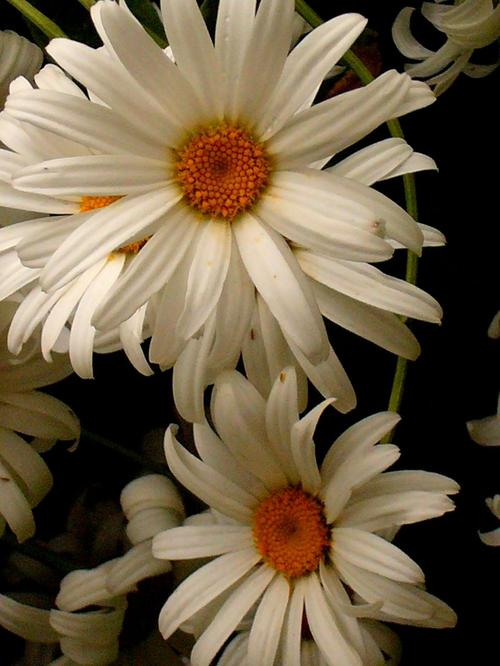
#> input picture flowers/test/daisy/1166535346_c10ec38f61_o.jpg, 500 x 666 px, given in place of 5419048_d1f570fdd0_k.jpg, which was not available
$ jupyter execute --allow-errors hog_hsv.ipynb   (text cells are left out)
#> lines starting #> are read from the running program, lines starting #| are printed output that depends on the picture; pictures that were not available may be replaced by others from this repository, and a replacement may not be noted
[cell 1]
import cv2
import matplotlib.pyplot as plt
from skimage.feature import hog
from skimage import exposure
import numpy as np

def extract_and_visualize_specific_hog_orientations(image_path):
    """
    Nhập vào một ảnh, trích xuất đặc trưng HOG và hiển thị các kênh định hướng
    được chỉ định (6, 7, 8, 9).

    Args:
        image_path (str): Đường dẫn đến file ảnh.
    """
    # 1. Đọc ảnh
    image = cv2.imread(image_path)
#> image is the input picture: shape (666, 500, 3); mean B, G, R 70.3, 94.5, 109.8
    if image is None:
        print(f"Lỗi: Không thể đọc ảnh từ đường dẫn {image_path}")
        return

    # Chuyển đổi ảnh từ BGR sang RGB để hiển thị với matplotlib
    image_rgb = cv2.cvtColor(image, cv2.COLOR_BGR2RGB)

    # 2. Chuyển đổi ảnh sang ảnh xám
    gray_image = cv2.cvtColor(image, cv2.COLOR_BGR2GRAY)
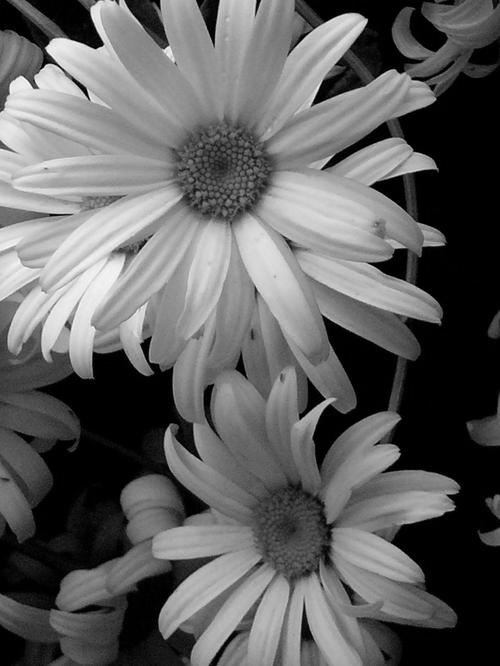
#> gray_image: shape (666, 500); min 0, max 252, mean 96.4

    print(f"Đang trích xuất đặc trưng HOG cho ảnh: {image_path}")

    # 3. Áp dụng HOG để trích xuất đặc trưng
    # Sử dụng 9 orientations, vì 6, 7, 8, 9 (tương ứng index 5, 6, 7, 8) nằm trong phạm vi này.
    num_orientations_to_extract = 11
    fd = hog(gray_image,
         orientations=num_orientations_to_extract,
         pixels_per_cell=(4, 4),
         cells_per_block=(2, 2),
         visualize=False,
         channel_axis=None, # Hoặc bỏ đi nếu bạn đang dùng scikit-image cũ
         feature_vector=False)
    # Lấy số lượng orientations thực tế từ mảng fd
    num_orientations_actual = fd.shape[-1]
#> num_orientations_actual = 11

    # Tính toán kích thước của ma trận cells
    n_cells_y = fd.shape[0]
#> n_cells_y = 165
    n_cells_x = fd.shape[1]
#> n_cells_x = 124

    # Tạo một ma trận để chứa giá trị cường độ cho mỗi orientation tại mỗi cell
    orientation_maps = np.zeros((n_cells_y, n_cells_x, num_orientations_actual))

    # Duyệt qua các blocks và cells để tính trung bình hoặc tổng hợp
    for y in range(n_cells_y):
        for x in range(n_cells_x):
            orientation_maps[y, x, :] = np.mean(fd[y, x], axis=(0, 1))

    # Các kênh định hướng muốn hiển thị (index trong mảng, bắt đầu từ 0)
    # Tương ứng với "orientation 6, 7, 8, 9" nếu đếm từ 1
    desired_orientation_indices = [6, 7, 8, 9]  # Chuyển sang index 0-based

    # 4. Hiển thị ảnh gốc và các kênh định hướng được chọn
    plt.figure(figsize=(15, 6)) # Điều chỉnh kích thước figure

    # Ảnh gốc
    plt.subplot(1, 5, 1) # 1 hàng, 5 cột
    plt.imshow(image_rgb)
    plt.title('Ảnh gốc')
    plt.axis('off')

    # Hiển thị từng kênh định hướng được chọn
    for i, orientation_idx in enumerate(desired_orientation_indices):
        if orientation_idx < num_orientations_actual:
            plt.subplot(1, 5, i + 2) # Bắt đầu từ vị trí thứ 2

            orientation_channel = orientation_maps[:, :, orientation_idx]
            # Rescale về kích thước ảnh gốc để hiển thị dễ hơn
            orientation_channel_resized = cv2.resize(orientation_channel, (gray_image.shape[1], gray_image.shape[0]), interpolation=cv2.INTER_NEAREST)
            orientation_channel_normalized = exposure.rescale_intensity(orientation_channel_resized, out_range=(0, 1))

            plt.imshow(orientation_channel_normalized, cmap='gray')
            plt.title(f'Orientation {orientation_idx + 1}') # Hiển thị theo cách đếm từ 1
            plt.axis('off')
        else:
            print(f"Cảnh báo: Orientation {orientation_idx + 1} không tồn tại (chỉ có {num_orientations_actual} orientations).")
            # Nếu muốn hiển thị một ô trống hoặc thông báo lỗi:
            plt.subplot(1, 5, i + 2)
            plt.text(0.5, 0.5, f'Orientation {orientation_idx + 1}\nKhông tồn tại',
                     horizontalalignment='center', verticalalignment='center',
                     transform=plt.gca().transAxes, color='red')
            plt.axis('off')
#> this loop made 4 passes
#> pass 1, in extract_and_visualize_specific_hog_orientations, `orientation_channel = orientation_maps[:, :, orientation_idx]`:
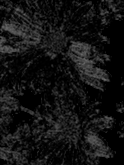
#> orientation_channel: shape (165, 124) float64; min 0, max 0.422, mean 0.0772
#> pass 1, in extract_and_visualize_specific_hog_orientations, `orientation_channel_normalized = exposure.rescale_intensity(orientatio..`:
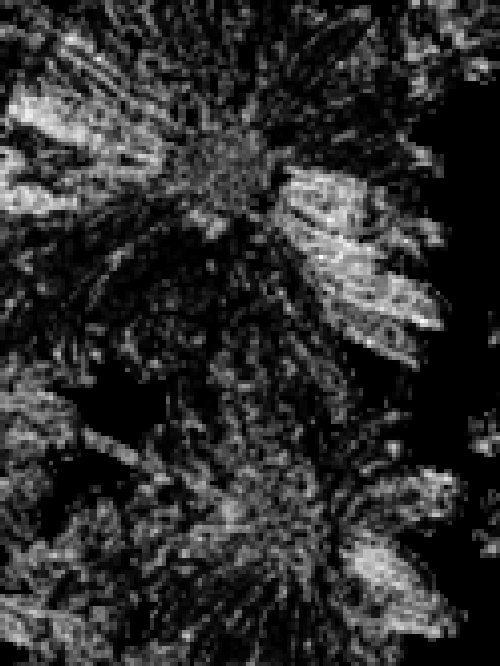
#> orientation_channel_normalized: shape (666, 500) float64; min 0, max 1, mean 0.183
#> pass 2, in extract_and_visualize_specific_hog_orientations, `orientation_channel = orientation_maps[:, :, orientation_idx]`:
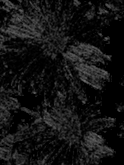
#> orientation_channel: shape (165, 124) float64; min 0, max 0.429, mean 0.0789
#> after the loop:
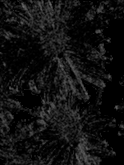
#> orientation_channel: shape (165, 124) float64; min 0, max 0.417, mean 0.0704

    plt.tight_layout()
    plt.show()
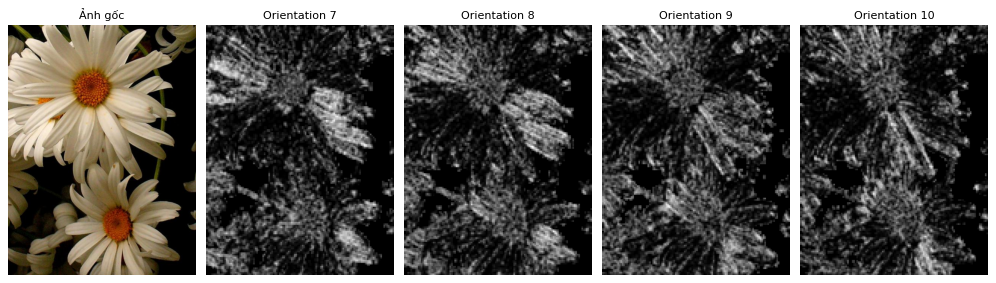
#> figure drawn by matplotlib, 5 panels
image_path = '/kaggle/input/flowerdatasets/flowers/train/lily/5419048_d1f570fdd0_k.jpg'  # Thay đổi đường dẫn ảnh tại đây
extract_and_visualize_specific_hog_orientations(image_path)

[cell 2]
import numpy as np
import cv2
import os
from pathlib import Path
from skimage.feature import hog
from sklearn.preprocessing import LabelEncoder
from sklearn.svm import SVC
from sklearn.metrics import accuracy_score

# --- 1. Hàm Trích xuất Color Histogram HSV ---
# [42 lines left out: functions extract_color_hist_hsv, extract_hog, extract_features, not called in this run]

[cell 3]
# --- 4. Hàm Tải Dữ liệu và Trích xuất Đặc trưng ---
def load_and_extract_features(data_dir, orientations, resize_shape=(128, 128)):
    """Tải đường dẫn ảnh, trích xuất đặc trưng, và mã hóa nhãn."""
    X_features = []
    y_labels = []

    data_path = Path(data_dir)
    class_names = sorted([d.name for d in data_path.iterdir() if d.is_dir()])

    print(f"Đang tải và trích xuất từ: {data_dir} (Ori={orientations})")

    for class_name in class_names:
        class_path = data_path / class_name
        img_files = list(class_path.glob("*.jpg")) # Tìm file ảnh
        # Thêm các loại file ảnh khác nếu cần...

        for img_path in img_files:
            feats = extract_features(img_path, orientations=orientations, resize_shape=resize_shape)

            if feats is not None:
                X_features.append(feats)
                y_labels.append(class_name)

    if not y_labels:
        return np.array([]), np.array([]), class_names

    le = LabelEncoder()
    y_labels_encoded = le.fit_transform(y_labels)

    return np.array(X_features), y_labels_encoded, class_names

# --- CẤU HÌNH VÀ TẢI BAN ĐẦU ---
FLOWER_DATASET_ROOT = '/kaggle/input/flowerdatasets/flowers'
TRAIN_DIR = os.path.join(FLOWER_DATASET_ROOT, 'train')
VAL_DIR = os.path.join(FLOWER_DATASET_ROOT, 'val')
IMG_SIZE = (128, 128)
DEFAULT_ORIENTATION = 9

C_list = [10]
gamma_list = ["scale"]
kernel_list = ["rbf"]
ORIENTATION_VALUES = [7, 8, 9, 10]

overall_best_model = None
overall_best_val_acc = 0.0
overall_best_orientation = 0
results = []

# Tải dữ liệu ban đầu để kiểm tra
try:
    X_train_base, y_train_base, class_names = load_and_extract_features(TRAIN_DIR, orientations=DEFAULT_ORIENTATION, resize_shape=IMG_SIZE)
    print(f"Kích thước tập huấn luyện gốc: {X_train_base.shape}")
except Exception as e:
    print(f"Lỗi: Không thể tải dữ liệu ban đầu. Vui lòng kiểm tra lại đường dẫn: {FLOWER_DATASET_ROOT}")
    raise e

[cell 4]
from sklearn.preprocessing import StandardScaler
from sklearn.decomposition import PCA

def apply_scaling_and_pca(X_train, X_val, n_components=0.95):
    """Thực hiện Chuẩn hóa và PCA, chỉ Fit trên tập Train."""

    # Chuẩn hóa (Standard Scaling)
    scaler = StandardScaler()
    X_train_scaled = scaler.fit_transform(X_train)
    X_val_scaled = scaler.transform(X_val)

    # PCA giảm chiều
    pca = PCA(n_components=n_components, random_state=42)
    X_train_pca = pca.fit_transform(X_train_scaled)
    X_val_pca = pca.transform(X_val_scaled)

    print(f"   [PCA] Kích thước gốc: {X_train_scaled.shape[1]} -> Kích thước sau PCA: {X_train_pca.shape[1]}")

    return X_train_pca, X_val_pca

[cell 5]
import pandas as pd
import numpy as np
from sklearn.svm import SVC
from sklearn.metrics import accuracy_score, precision_score, recall_score, f1_score
import pickle
# ... (các import khác)

# --- VÒNG LẶP LỒNG NHAU (GRID SEARCH) ---

# Đảm bảo các danh sách tham số C_list, gamma_list, kernel_list đã được định nghĩa
# (Ví dụ: C_list = [0.1, 1, 10, 100], gamma_list = ["scale", "auto", 0.001, 0.01, 0.1], kernel_list = ["rbf", "linear"])

# Reset biến results để lưu trữ metrics chi tiết
results = []

#> (the rest of this cell did not finish here and is left out)

[cell 6]
import numpy as np
import cv2
import pickle
import os
from pathlib import Path
from sklearn.preprocessing import StandardScaler
from sklearn.decomposition import PCA
from skimage.feature import hog
from sklearn.preprocessing import LabelEncoder
from sklearn.svm import SVC
from sklearn.metrics import accuracy_score

# --- I. TÁI TẠO CÁC HÀM TRÍCH XUẤT ĐẶC TRƯNG TỪ NOTEBOOK ---

# [40 lines left out: functions extract_color_hist_hsv, extract_hog, extract_features, not called in this run]

def load_and_extract_features(data_dir, orientations, resize_shape=(128, 128)):
    """Tải dữ liệu và trích xuất đặc trưng."""
    X_features = []
    y_labels = []

    data_path = Path(data_dir)
    class_names = sorted([d.name for d in data_path.iterdir() if d.is_dir()])

    for class_name in class_names:
        class_path = data_path / class_name
        img_files = list(class_path.glob("*.jpg"))

        for img_path in img_files:
            feats = extract_features(img_path, orientations=orientations, resize_shape=resize_shape)

            if feats is not None:
                X_features.append(feats)
                y_labels.append(class_name)

    if not y_labels:
        return np.array([]), np.array([]), class_names

    return np.array(X_features), np.array(y_labels), class_names


# --- II. THỰC HIỆN FIT CUỐI CÙNG VÀ LƯU ---

# Các giá trị cố định (từ kết quả grid search: Orientation=9, C=10, gamma='scale')
BEST_ORIENTATION = 9
IMAGE_RESIZE_SHAPE = (128, 128)
N_COMPONENTS_PCA = 0.95
SVC_C = 10
SVC_GAMMA = 'scale'

# CẦN CHỈNH SỬA ĐƯỜNG DẪN GỐC NẾU CẦN
FLOWER_DATASET_ROOT = '/kaggle/input/flowerdatasets/flowers'
TRAIN_DIR = os.path.join(FLOWER_DATASET_ROOT, 'train')
VAL_DIR = os.path.join(FLOWER_DATASET_ROOT, 'val')

# 1. Tải và trích xuất đặc trưng cho Train và Val
X_train, y_train, class_names = load_and_extract_features(TRAIN_DIR, BEST_ORIENTATION, IMAGE_RESIZE_SHAPE)
X_val, y_val, _ = load_and_extract_features(VAL_DIR, BEST_ORIENTATION, IMAGE_RESIZE_SHAPE)

X_train_full = np.vstack([X_train, X_val])
y_train_full = np.hstack([y_train, y_val])

# 2. Fit StandardScaler và PCA trên tập dữ liệu full (để lưu)
print(f"BƯỚC 1: Đang fit StandardScaler và PCA trên tập dữ liệu full ({X_train_full.shape[0]} mẫu)...")
scaler = StandardScaler()
#> (the rest of this cell did not finish here and is left out)

[cell 7]
import pickle
import numpy as np
from sklearn.metrics import accuracy_score, precision_score, recall_score, f1_score
from sklearn.metrics import classification_report, confusion_matrix
import seaborn as sns
import matplotlib.pyplot as plt
import pandas as pd

# --- 1. TẢI MODEL ĐÃ LƯU ---
MODEL_FILE = "best_svm_pca_hog_hsv_model.pkl"

print("BƯỚC 1: Tải model đã lưu...")
#> (the rest of this cell did not finish here and is left out)

[cell 8]
# --- HÀM TRÍCH XUẤT ĐẶC TRƯNG CHO DEMO ---
# (Sử dụng lại các biến đã load từ cell đánh giá: svm_model, scaler, pca, class_names, orientations, img_size)

# [25 lines left out: functions extract_color_hist_hsv_demo, extract_hog_demo, not called in this run]

def get_final_feature_vector(img_bgr):
    """Thực hiện toàn bộ quá trình: Resize, HOG, HSV, Concat, Scale, PCA.
    Sử dụng các biến global đã load từ cell đánh giá."""

    # 1. Resize ảnh
    img_resized = cv2.resize(img_bgr, img_size)
    img_resized = np.ascontiguousarray(img_resized)

    # 2. Trích xuất HOG và HSV
    hog_feat = extract_hog_demo(img_resized, orientations=orientations)
    color_feat = extract_color_hist_hsv_demo(img_resized)

    # 3. Nối (Concatenate)
    features = np.hstack([hog_feat, color_feat])
    features = features.reshape(1, -1)

    # 4. Chuẩn hóa (Scaling)
    features_scaled = scaler.transform(features)

    # 5. Giảm chiều (PCA)
    features_pca = pca.transform(features_scaled)

    return features_pca

# --- HÀM DỰ ĐOÁN & DEMO ---
def demo_prediction(image_path):
    """Trích xuất đặc trưng và dự đoán cho ảnh.
    Sử dụng model đã load từ cell đánh giá."""

    # 1. Đọc và tiền xử lý ảnh
    img_bgr = cv2.imread(image_path)
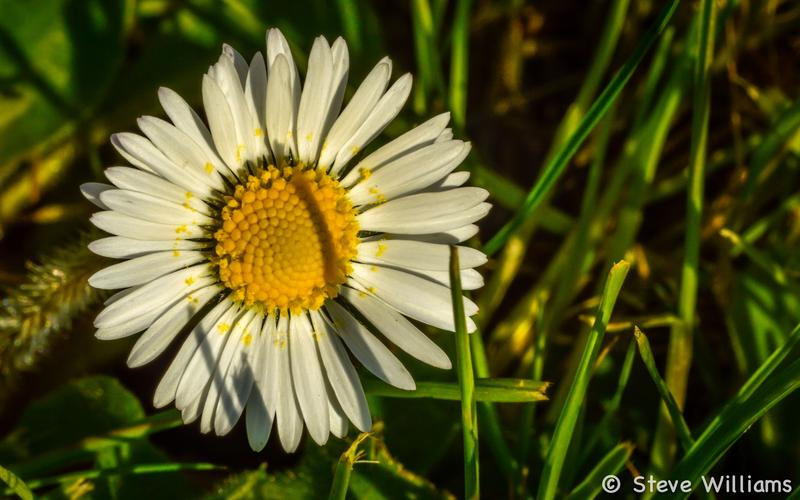
#> input picture flowers/test/daisy/13780747475_a6bef19515_o.jpg, 800 x 500 px, given in place of image42-1660292012-557-width2048height1560.jpg, which was not available
#> img_bgr is the input picture: shape (500, 800, 3); mean B, G, R 34.1, 82.1, 82.1
    if img_bgr is None:
        print(f"Lỗi: Không thể đọc ảnh từ đường dẫn {image_path}")
        return

    # 2. Trích xuất vector đặc trưng cuối cùng
    feature_vector_pca = get_final_feature_vector(img_bgr)

    # 3. Dự đoán (sử dụng svm_model đã load)
    prediction_index = svm_model.predict(feature_vector_pca)[0]
    predicted_class = class_names[prediction_index]

    # Lấy xác suất
    probabilities = svm_model.predict_proba(feature_vector_pca)[0]
    confidence = probabilities[prediction_index] * 100

    print("\n=============================================")
    print(f"Ảnh đầu vào: {image_path}")
    print(f"Kích thước vector đặc trưng sau PCA: {feature_vector_pca.shape[1]}")
    print(f"🌼 KẾT QUẢ DỰ ĐOÁN: {predicted_class.upper()}")
    print(f"Độ tin cậy: {confidence:.2f}%")
    print("=============================================")

    # Hiển thị bảng chi tiết xác suất
    sorted_indices = np.argsort(probabilities)[::-1]
    print("\n--- Xác suất chi tiết ---")
    for i in sorted_indices:
        print(f"{class_names[i].capitalize()}: {probabilities[i]*100:.2f}%")

    # Hiển thị ảnh
    img_rgb = cv2.cvtColor(img_bgr, cv2.COLOR_BGR2RGB)
    plt.figure(figsize=(5, 5))
    plt.imshow(img_rgb)
    plt.title(f"Dự đoán: {predicted_class.capitalize()} ({confidence:.1f}%)")
    plt.axis('off')
    plt.show()


# --- HÀM TRÍCH XUẤT VÀ HIỂN THỊ ĐẶC TRƯNG HOG ---
# [43 lines left out: function extract_and_visualize_hog, not called in this run]

# --- CHẠY DEMO ---
# THAY THẾ ĐƯỜNG DẪN ẢNH DEMO CỦA BẠN TẠI ĐÂY
demo_image_path = '/kaggle/input/test-demo/image42-1660292012-557-width2048height1560.jpg'

# DEMO 1: Dự đoán
#> (the rest of this cell did not finish here and is left out)
